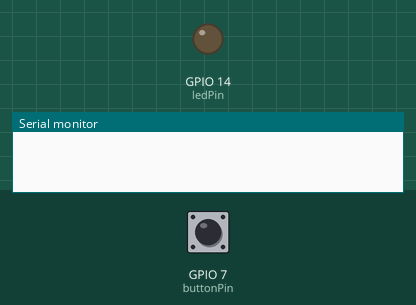
A sketch run on a simulated ESP32. Parts: output pins drawn as LEDs (lit = HIGH), the last lines printed to the serial monitor. The test bench sets the inputs (shaded band); at power-on: GPIO 7 (buttonPin) HIGH.

Above: at 1.2 s.
1.3 s: GPIO 7 (buttonPin) pulled LOW for 0.15 s
At 1.7 s:
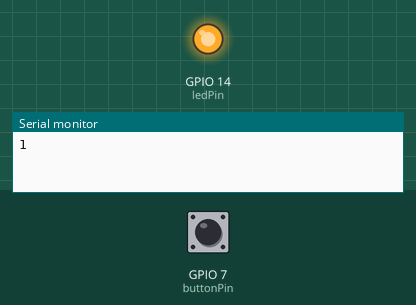
2.9 s: GPIO 7 (buttonPin) pulled LOW for 1 s
At 4.1 s:
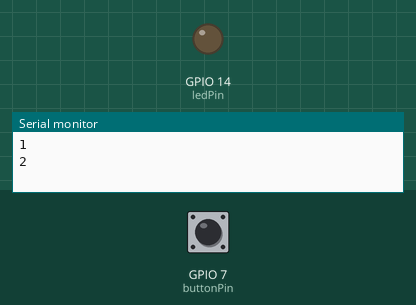
5.4 s: GPIO 7 (buttonPin) pulled LOW for 3.2 s
At 6.0 s:
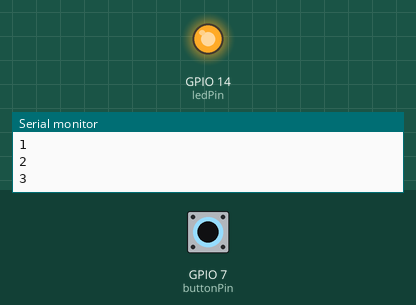
Timing chart, 0 to 8.4 s (numbered marks = the images above; inputs shaded):
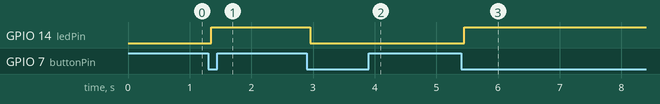

Measured:
- after the input at 1.3 s, GPIO 14 (ledPin): LOW → HIGH after 0.05 s
- after the input at 2.9 s, GPIO 14 (ledPin): HIGH → LOW after 0.05 s
- after the input at 5.4 s, GPIO 14 (ledPin): LOW → HIGH after 0.05 s

The sketch:

entradaDigital_pt2_debounce_desafio.ino
```cpp
/*
Exemplo de Entrada Digital 2
Descrição: Ao realizar uma leitura o debounce será feito, ou seja, o valor será invertido. Ligar todos os botões.
Objetivo: Estudar entradas digitais

Autor: Davi C. Menez
*/

//Mapa dos Pinos
#define LED_VERMELHO 14 //LED Vermelho
#define LED_VERDE 13 //LED Verde
#define LED_AZUL 12 //LED Azul
#define BOTAO_1 7 //Pino de conexão do botão 1
#define BOTAO_2 6 //Pino de conexão do botão 2
#define BOTAO_3 5 //Pino de conexão do botão 3
#define BOTAO_4 4 //Pino de conexão do botão 4
#define BOTAO_5 3 //Pino de conexão do botão 5
#define BOTAO_6 2 //Pino de conexão do botão 6

const int debounceTime = 50; //milissegundos
const int buttonPin = BOTAO_1; //Pino do botão 1
const int ledPin = LED_VERMELHO; //Pino LED Vermelho

unsigned long lastDebounceTime = 0;
int buttonState = HIGH; //Começa em HIGH por causa do PULLUP, se não for PULLUP inverte
int lastButtonState = HIGH; //Começa em HIGH por causa do PULLUP, se não for PULLUP inverte
int ledState = LOW;
int count = 0;

void setup() {
  Serial.begin(9600);
  pinMode(buttonPin, INPUT_PULLUP);
  pinMode(ledPin, OUTPUT);
}

void loop() {
  int reading = digitalRead(buttonPin);

  //Verifica se houve troca de valor
  if(reading != lastButtonState){
    lastDebounceTime = millis(); //Identifica o tempo em que a mudança ocorreu
  }

  if ((millis() - lastDebounceTime) > debounceTime){ //Verifica se passou 50 milissegundos
    if(reading != buttonState){
      buttonState = reading; //Atualiza o estado do botão com a leitura, informando se houve ou não o pressionamento do botão

      //Quando o botão for pressionado, inverte o valor do LED,ligado vira desligado e vice-versa
      if(buttonState == LOW){
        ledState = !ledState;
        digitalWrite(ledPin, ledState);
        count++;
        Serial.println(count);
      }
    }
  }
  lastButtonState = reading;
}
```
